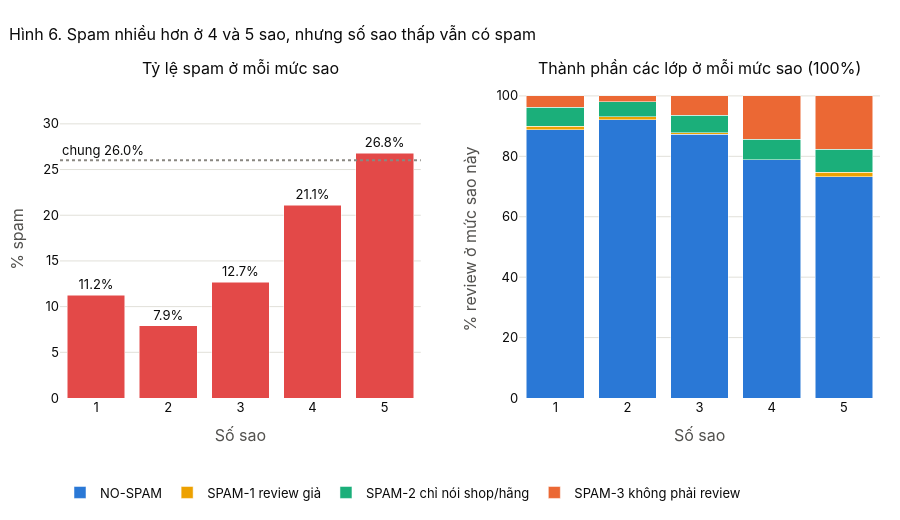

The notebook cell saved with this chart:
### Markdown cell above
### 5.4 Số sao có giúp nhận ra spam không?

Bên trái: tỷ lệ spam ở mỗi mức sao. Bên phải: thành phần các lớp ở mỗi mức sao. Nếu số sao tách được spam với review thường, tỷ lệ spam sẽ thay đổi mạnh giữa các mức sao.

### Code cell
rating_by_type = pd.crosstab(train[RATING_COL], train["type_name"])
rating_total = rating_by_type.sum(axis=1)
spam_count = rating_by_type.drop(columns="NO-SPAM").sum(axis=1)
spam_rate = spam_count / rating_total * 100
overall_spam_rate = train[LABEL_COL].mean() * 100

fig = make_subplots(rows=1, cols=2, horizontal_spacing=0.12,
                    subplot_titles=("Tỷ lệ spam ở mỗi mức sao", "Thành phần các lớp ở mỗi mức sao (100%)"))
fig.add_trace(go.Bar(
    x=spam_rate.index, y=spam_rate.values, marker_color=RED, showlegend=False,
    customdata=np.stack([spam_count, rating_total], axis=-1),
    text=[f"{v:.1f}%" for v in spam_rate], textposition="outside",
    hovertemplate="%{x} sao<br>%{customdata[0]} / %{customdata[1]} review là spam (%{y:.1f}%)<extra></extra>"),
    row=1, col=1)
fig.add_hline(y=overall_spam_rate, line_dash="dot", line_color=MUTED, row=1, col=1,
              annotation_text=f"chung {overall_spam_rate:.1f}%", annotation_position="top left")
for type_name in rating_by_type.columns:
    fig.add_trace(go.Bar(
        x=rating_by_type.index, y=rating_by_type[type_name] / rating_total * 100, name=type_name,
        marker_color=TYPE_COLORS[type_name], customdata=np.stack([rating_by_type[type_name], rating_total], axis=-1),
        hovertemplate="%{x} sao<br>" + type_name + ": %{customdata[0]} / %{customdata[1]} review (%{y:.1f}%)<extra></extra>"),
        row=1, col=2)
fig.update_xaxes(title_text="Số sao", dtick=1)
fig.update_yaxes(title_text="% spam", range=[0, spam_rate.max() * 1.3], row=1, col=1)
fig.update_yaxes(title_text="% review ở mức sao này", row=1, col=2)
show_fig(fig, "Spam nhiều hơn ở 4 và 5 sao, nhưng số sao thấp vẫn có spam",
         barmode="stack", height=520, legend=BOTTOM_LEGEND)

### Figure 1 — Plotly figure (JSON) as saved in the notebook; plotly's stock layout.template omitted (floating-point values rounded to 4 significant figures)
{"data": [{"customdata": [[27, 240], [8, 101], [28, 221], [78, 370], [3580, 13374]], "hovertemplate": "%{x} sao<br>%{customdata[0]} / %{customdata[1]} review là spam (%{y:.1f}%)<extra></extra>", "marker": {"color": "#e34948"}, "showlegend": false, "text": ["11.2%", "7.9%", "12.7%", "21.1%", "26.8%"], "textposition": "outside", "type": "bar", "x": [1, 2, 3, 4, 5], "xaxis": "x", "y": [11.25, 7.921, 12.67, 21.08, 26.77], "yaxis": "y"}, {"customdata": [[213, 240], [93, 101], [193, 221], [292, 370], [9794, 13374]], "hovertemplate": "%{x} sao<br>NO-SPAM: %{customdata[0]} / %{customdata[1]} review (%{y:.1f}%)<extra></extra>", "marker": {"color": "#2a78d6"}, "name": "NO-SPAM", "type": "bar", "x": [1, 2, 3, 4, 5], "xaxis": "x2", "y": [88.75, 92.08, 87.33, 78.92, 73.23], "yaxis": "y2"}, {"customdata": [[3, 240], [1, 101], [1, 221], [0, 370], [190, 13374]], "hovertemplate": "%{x} sao<br>SPAM-1 review giả: %{customdata[0]} / %{customdata[1]} review (%{y:.1f}%)<extra></extra>", "marker": {"color": "#eda100"}, "name": "SPAM-1 review giả", "type": "bar", "x": [1, 2, 3, 4, 5], "xaxis": "x2", "y": [1.25, 0.9901, 0.4525, 0.0, 1.421], "yaxis": "y2"}, {"customdata": [[15, 240], [5, 101], [13, 221], [25, 370], [1029, 13374]], "hovertemplate": "%{x} sao<br>SPAM-2 chỉ nói shop/hãng: %{customdata[0]} / %{customdata[1]} review (%{y:.1f}%)<extra></extra>", "marker": {"color": "#1baf7a"}, "name": "SPAM-2 chỉ nói shop/hãng", "type": "bar", "x": [1, 2, 3, 4, 5], "xaxis": "x2", "y": [6.25, 4.95, 5.882, 6.757, 7.694], "yaxis": "y2"}, {"customdata": [[9, 240], [2, 101], [14, 221], [53, 370], [2361, 13374]], "hovertemplate": "%{x} sao<br>SPAM-3 không phải review: %{customdata[0]} / %{customdata[1]} review (%{y:.1f}%)<extra></extra>", "marker": {"color": "#eb6834"}, "name": "SPAM-3 không phải review", "type": "bar", "x": [1, 2, 3, 4, 5], "xaxis": "x2", "y": [3.75, 1.98, 6.335, 14.32, 17.65], "yaxis": "y2"}], "layout": {"annotations": [{"font": {"size": 16}, "showarrow": false, "text": "Tỷ lệ spam ở mỗi mức sao", "x": 0.22, "xanchor": "center", "xref": "paper", "y": 1.0, "yanchor": "bottom", "yref": "paper"}, {"font": {"size": 16}, "showarrow": false, "text": "Thành phần các lớp ở mỗi mức sao (100%)", "x": 0.78, "xanchor": "center", "xref": "paper", "y": 1.0, "yanchor": "bottom", "yref": "paper"}, {"showarrow": false, "text": "chung 26.0%", "x": 0, "xanchor": "left", "xref": "x domain", "y": 26.01, "yanchor": "bottom", "yref": "y"}], "barmode": "stack", "height": 520, "legend": {"orientation": "h", "traceorder": "normal", "x": 0, "y": -0.25, "yanchor": "top"}, "shapes": [{"line": {"color": "#898781", "dash": "dot"}, "type": "line", "x0": 0, "x1": 1, "xref": "x domain", "y0": 26.01, "y1": 26.01, "yref": "y"}], "title": {"text": "Hình 6. Spam nhiều hơn ở 4 và 5 sao, nhưng số sao thấp vẫn có spam"}, "xaxis": {"anchor": "y", "domain": [0.0, 0.44], "dtick": 1, "title": {"text": "Số sao"}}, "xaxis2": {"anchor": "y2", "domain": [0.56, 1.0], "dtick": 1, "title": {"text": "Số sao"}}, "yaxis": {"anchor": "x", "domain": [0.0, 1.0], "range": [0, 34.8], "title": {"text": "% spam"}}, "yaxis2": {"anchor": "x2", "domain": [0.0, 1.0], "title": {"text": "% review ở mức sao này"}}}}
